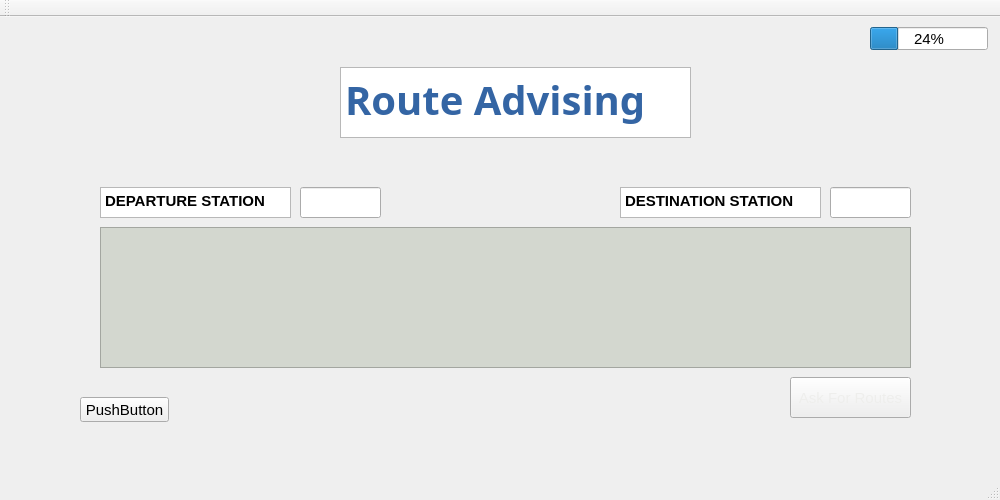
<?xml version="1.0" encoding="UTF-8"?>
<ui version="4.0">
 <class>MainWindow</class>
 <widget class="QMainWindow" name="MainWindow">
  <property name="geometry">
   <rect>
    <x>0</x>
    <y>0</y>
    <width>1000</width>
    <height>500</height>
   </rect>
  </property>
  <property name="font">
   <font>
    <pointsize>11</pointsize>
   </font>
  </property>
  <property name="windowTitle">
   <string>MainWindow</string>
  </property>
  <widget class="QWidget" name="centralWidget">
   <widget class="QPushButton" name="pushButton">
    <property name="geometry">
     <rect>
      <x>790</x>
      <y>360</y>
      <width>121</width>
      <height>41</height>
     </rect>
    </property>
    <property name="cursor">
     <cursorShape>PointingHandCursor</cursorShape>
    </property>
    <property name="styleSheet">
     <string notr="true">color: rgb(238, 238, 236);</string>
    </property>
    <property name="text">
     <string>Ask For Routes</string>
    </property>
   </widget>
   <widget class="QPushButton" name="pushButton_2">
    <property name="geometry">
     <rect>
      <x>80</x>
      <y>380</y>
      <width>89</width>
      <height>25</height>
     </rect>
    </property>
    <property name="font">
     <font>
      <pointsize>11</pointsize>
     </font>
    </property>
    <property name="text">
     <string>PushButton</string>
    </property>
   </widget>
   <widget class="QLineEdit" name="start">
    <property name="geometry">
     <rect>
      <x>300</x>
      <y>170</y>
      <width>81</width>
      <height>31</height>
     </rect>
    </property>
   </widget>
   <widget class="QLineEdit" name="dest">
    <property name="geometry">
     <rect>
      <x>830</x>
      <y>170</y>
      <width>81</width>
      <height>31</height>
     </rect>
    </property>
   </widget>
   <widget class="QTextEdit" name="showroute">
    <property name="geometry">
     <rect>
      <x>100</x>
      <y>210</y>
      <width>811</width>
      <height>141</height>
     </rect>
    </property>
    <property name="font">
     <font>
      <pointsize>15</pointsize>
      <weight>75</weight>
      <bold>true</bold>
     </font>
    </property>
    <property name="styleSheet">
     <string notr="true">background-color: rgb(211, 215, 207);
color: rgb(32, 74, 135);</string>
    </property>
    <property name="html">
     <string>&lt;!DOCTYPE HTML PUBLIC &quot;-//W3C//DTD HTML 4.0//EN&quot; &quot;http://www.w3.org/TR/REC-html40/strict.dtd&quot;&gt;
&lt;html&gt;&lt;head&gt;&lt;meta name=&quot;qrichtext&quot; content=&quot;1&quot; /&gt;&lt;style type=&quot;text/css&quot;&gt;
p, li { white-space: pre-wrap; }
&lt;/style&gt;&lt;/head&gt;&lt;body style=&quot; font-family:'Ubuntu'; font-size:15pt; font-weight:600; font-style:normal;&quot;&gt;
&lt;p style=&quot;-qt-paragraph-type:empty; margin-top:0px; margin-bottom:0px; margin-left:0px; margin-right:0px; -qt-block-indent:0; text-indent:0px;&quot;&gt;&lt;br /&gt;&lt;/p&gt;&lt;/body&gt;&lt;/html&gt;</string>
    </property>
   </widget>
   <widget class="QPlainTextEdit" name="plainTextEdit">
    <property name="geometry">
     <rect>
      <x>340</x>
      <y>50</y>
      <width>351</width>
      <height>71</height>
     </rect>
    </property>
    <property name="font">
     <font>
      <family>Source Code Pro</family>
      <pointsize>30</pointsize>
      <weight>75</weight>
      <italic>false</italic>
      <bold>true</bold>
      <underline>false</underline>
      <stylestrategy>PreferDefault</stylestrategy>
     </font>
    </property>
    <property name="cursor" stdset="0">
     <cursorShape>ArrowCursor</cursorShape>
    </property>
    <property name="layoutDirection">
     <enum>Qt::LeftToRight</enum>
    </property>
    <property name="styleSheet">
     <string notr="true">color: rgb(52, 101, 164);</string>
    </property>
    <property name="documentTitle">
     <string/>
    </property>
    <property name="plainText">
     <string>Route Advising</string>
    </property>
    <property name="overwriteMode">
     <bool>false</bool>
    </property>
   </widget>
   <widget class="QLabel" name="map">
    <property name="geometry">
     <rect>
      <x>40</x>
      <y>10</y>
      <width>861</width>
      <height>431</height>
     </rect>
    </property>
    <property name="text">
     <string/>
    </property>
   </widget>
   <widget class="QLabel" name="label_2">
    <property name="geometry">
     <rect>
      <x>90</x>
      <y>450</y>
      <width>601</width>
      <height>91</height>
     </rect>
    </property>
    <property name="text">
     <string/>
    </property>
   </widget>
   <widget class="QPlainTextEdit" name="plainTextEdit_2">
    <property name="geometry">
     <rect>
      <x>100</x>
      <y>170</y>
      <width>191</width>
      <height>31</height>
     </rect>
    </property>
    <property name="font">
     <font>
      <weight>75</weight>
      <italic>false</italic>
      <bold>true</bold>
      <underline>false</underline>
      <stylestrategy>PreferAntialias</stylestrategy>
     </font>
    </property>
    <property name="layoutDirection">
     <enum>Qt::LeftToRight</enum>
    </property>
    <property name="documentTitle">
     <string/>
    </property>
    <property name="plainText">
     <string>DEPARTURE STATION</string>
    </property>
    <property name="overwriteMode">
     <bool>false</bool>
    </property>
   </widget>
   <widget class="QPlainTextEdit" name="plainTextEdit_3">
    <property name="geometry">
     <rect>
      <x>620</x>
      <y>170</y>
      <width>201</width>
      <height>31</height>
     </rect>
    </property>
    <property name="font">
     <font>
      <weight>75</weight>
      <italic>false</italic>
      <bold>true</bold>
      <underline>false</underline>
      <stylestrategy>PreferAntialias</stylestrategy>
     </font>
    </property>
    <property name="layoutDirection">
     <enum>Qt::LeftToRight</enum>
    </property>
    <property name="documentTitle">
     <string/>
    </property>
    <property name="plainText">
     <string>DESTINATION STATION</string>
    </property>
    <property name="overwriteMode">
     <bool>false</bool>
    </property>
   </widget>
   <widget class="QLabel" name="logo">
    <property name="geometry">
     <rect>
      <x>20</x>
      <y>10</y>
      <width>111</width>
      <height>111</height>
     </rect>
    </property>
    <property name="text">
     <string/>
    </property>
   </widget>
   <widget class="QProgressBar" name="pgb">
    <property name="geometry">
     <rect>
      <x>870</x>
      <y>10</y>
      <width>118</width>
      <height>23</height>
     </rect>
    </property>
    <property name="value">
     <number>24</number>
    </property>
   </widget>
   <zorder>map</zorder>
   <zorder>pushButton</zorder>
   <zorder>pushButton_2</zorder>
   <zorder>start</zorder>
   <zorder>dest</zorder>
   <zorder>showroute</zorder>
   <zorder>plainTextEdit</zorder>
   <zorder>label_2</zorder>
   <zorder>plainTextEdit_2</zorder>
   <zorder>plainTextEdit_3</zorder>
   <zorder>logo</zorder>
   <zorder>pgb</zorder>
  </widget>
  <widget class="QMenuBar" name="menuBar">
   <property name="geometry">
    <rect>
     <x>0</x>
     <y>0</y>
     <width>1000</width>
     <height>22</height>
    </rect>
   </property>
  </widget>
  <widget class="QToolBar" name="mainToolBar">
   <attribute name="toolBarArea">
    <enum>TopToolBarArea</enum>
   </attribute>
   <attribute name="toolBarBreak">
    <bool>false</bool>
   </attribute>
  </widget>
  <widget class="QStatusBar" name="statusBar"/>
 </widget>
 <layoutdefault spacing="6" margin="11"/>
 <resources/>
 <connections/>
</ui>
